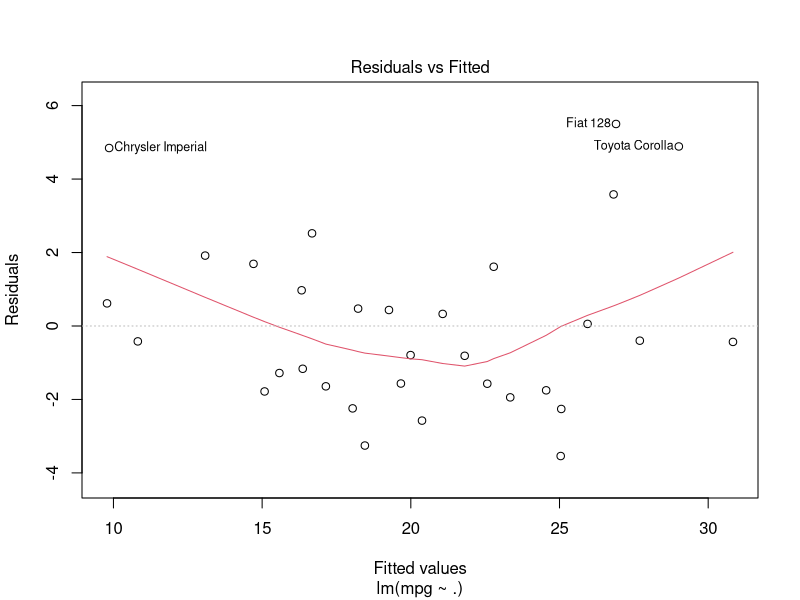
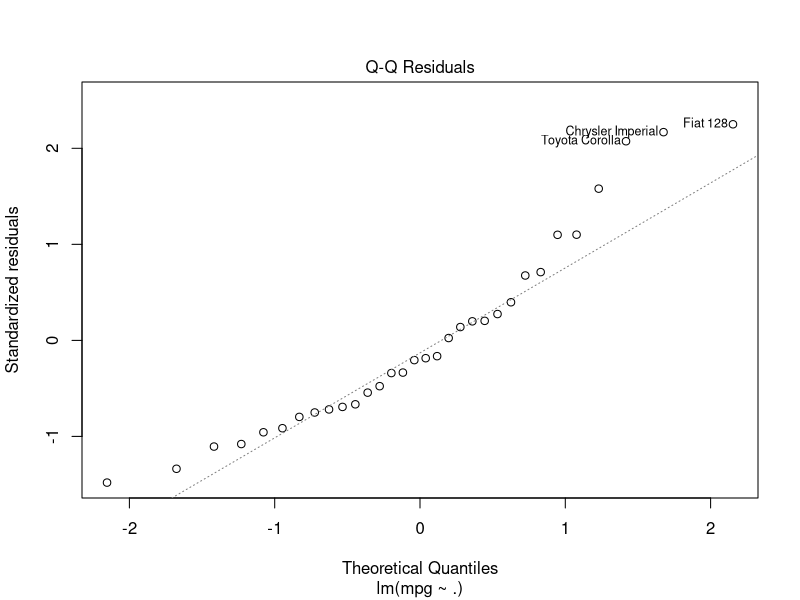
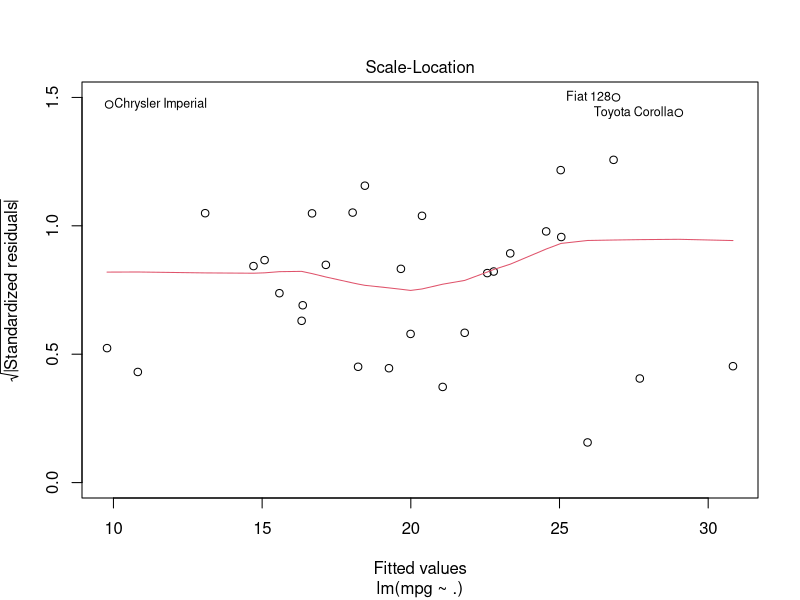
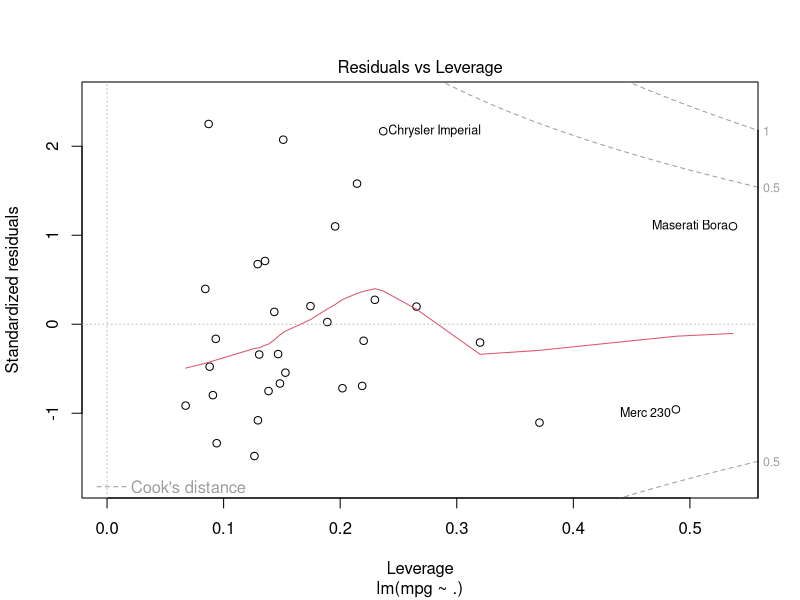

Recreate these plots in R, in order.
mydata <- mtcars[,c(1,3,4,5,6,7)]
head(mydata)

linear_reg <- lm(mpg~., data = mydata)

linear_reg

summary(linear_reg)

# P plantea hipotesis

plot(linear_reg)

require(caret)

grid <- expand.grid(intercept = c(TRUE,FALSE))

grid

set.seed(2010)
train(mpg~.,data=mydata,
      method="lm",tuneGrid=grid)

train(mpg~.,data=mydata,
      method="lm",tuneLength=10)

# De lo simple a lo complejo:
## Regresion Linear: Problemas de regresion
## XGBoost
# Clasificacion
## Regresion Logistica
## Naive
## SVM
## Random Forest
## XXGBoost

